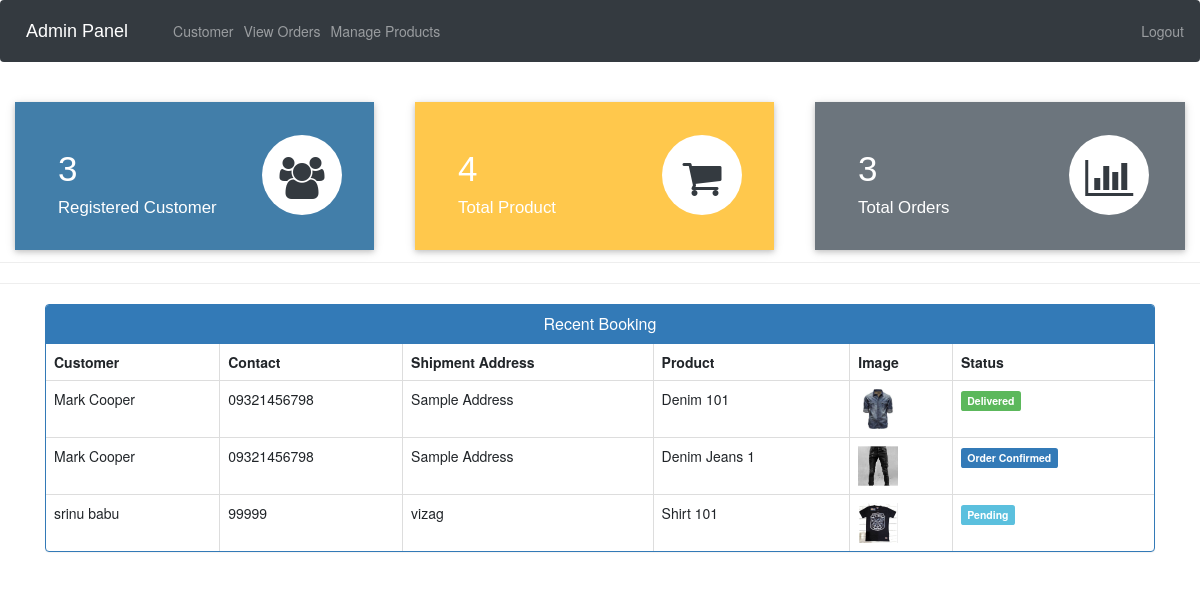
The app's page /admin-dashboard (signed in) with its own data.
### ecom/models.py (models this page shows, shortened)
class Customer(models.Model):
    user=models.OneToOneField(User,on_delete=models.CASCADE)
    profile_pic= models.ImageField(upload_to='profile_pic/CustomerProfilePic/',null=True,blank=True)
    address = models.CharField(max_length=40)
    mobile = models.CharField(max_length=20,null=False)
    @property
    def get_name(self):
        return self.user.first_name+" "+self.user.last_name

class Orders(models.Model):
    STATUS =(
        ('Pending','Pending'),
        ('Order Confirmed','Order Confirmed'),
        ('Out for Delivery','Out for Delivery'),
        ('Delivered','Delivered'),
    )
    customer=models.ForeignKey('Customer', on_delete=models.CASCADE,null=True)
    product=models.ForeignKey('Product',on_delete=models.CASCADE,null=True)
    email = models.CharField(max_length=50,null=True)
    address = models.CharField(max_length=500,null=True)
    mobile = models.CharField(max_length=20,null=True)
    order_date= models.DateField(auto_now_add=True,null=True)
    status=models.CharField(max_length=50,null=True,choices=STATUS)

class Product(models.Model):
    name=models.CharField(max_length=40)
    product_image= models.ImageField(upload_to='product_image/',null=True,blank=True)
    price = models.PositiveIntegerField()
    description=models.CharField(max_length=40)

### ecom/views.py (the view)
# urls.py: path('admin-dashboard', views.admin_dashboard_view,name='admin-dashboard'),
@login_required(login_url='adminlogin')
def admin_dashboard_view(request):
    customercount=models.Customer.objects.all().count()
    productcount=models.Product.objects.all().count()
    ordercount=models.Orders.objects.all().count()
    orders=models.Orders.objects.all()
    ordered_products=[]
    ordered_bys=[]
    for order in orders:
        ordered_product=models.Product.objects.all().filter(id=order.product.id)
        ordered_by=models.Customer.objects.all().filter(id = order.customer.id)
        ordered_products.append(ordered_product)
        ordered_bys.append(ordered_by)
    mydict={
    'customercount':customercount,
    'productcount':productcount,
    'ordercount':ordercount,
    'data':zip(ordered_products,ordered_bys,orders),
    }
    return render(request,'ecom/admin_dashboard.html',context=mydict)

### templates/ecom/admin_dashboard.html
{% extends 'ecom/admin_base.html' %}
{% load static %}
{% block content %}
<br>
{%include 'ecom/admin_dashboard_cards.html'%}
<br><br><br><br><br>
<hr><hr>
<div class="container" >
    <div class="panel panel-primary" >
      <div class="panel-heading" style="text-align:center;">
        <h6 class="panel-title">Recent Booking</h6>
      </div>
      <table class="table table-hover table-bordered" id="dev-table">
        <thead>
          <tr>
            <th>Customer</th>
            <th>Contact</th>
            <th>Shipment Address</th>
            <th>Product</th>
            <th>Image</th>
            <th>Status</th>
          </tr>
        </thead>
        {% for product,customer,order in data %}
        <tr>
          {% for c in customer %}
          <td> {{c.get_name}}</td>
          <td>{{c.mobile}}</td>
          <td>{{order.address}}</td>
          {% endfor %}
          {% for p in product %}
          <td> {{p.name}}</td>
          <td> <img src="{% static p.product_image.url %}" alt="Profile Pic" height="40px" width="40px" /></td>
          {% if order.status == 'Pending'%}
          <td> <span class="label label-info">{{order.status}}</span></td>
          {% elif order.status == 'Delivered' %}
          <td> <span class="label label-success">{{order.status}}</span></td>
          {% elif order.status == 'Out for Delivery' %}
          <td> <span class="label label-warning">{{order.status}}</span></td>
          {%else%}
            <td> <span class="label label-primary">{{order.status}}</span></td>
          {%endif%}
          {% endfor %}
        </tr>
        {% endfor %}
      </table>
  </div>
</div>
{% endblock content %}

### records on screen
Orders: address "Sample Address", status "Delivered"
Customer: get_name "Mark Cooper", mobile "09321456798"
Product: name "Denim 101", product_image (picture)
Orders: address "Sample Address", status "Order Confirmed"
Product: name "Denim Jeans 1", product_image (picture)
Orders: address "vizag", status "Pending"
Customer: get_name "srinu babu", mobile "99999"
Product: name "Shirt 101", product_image (picture)

### other values on screen
{{ customercount }} "3"
{{ productcount }} "4"
{{ ordercount }} "3"
